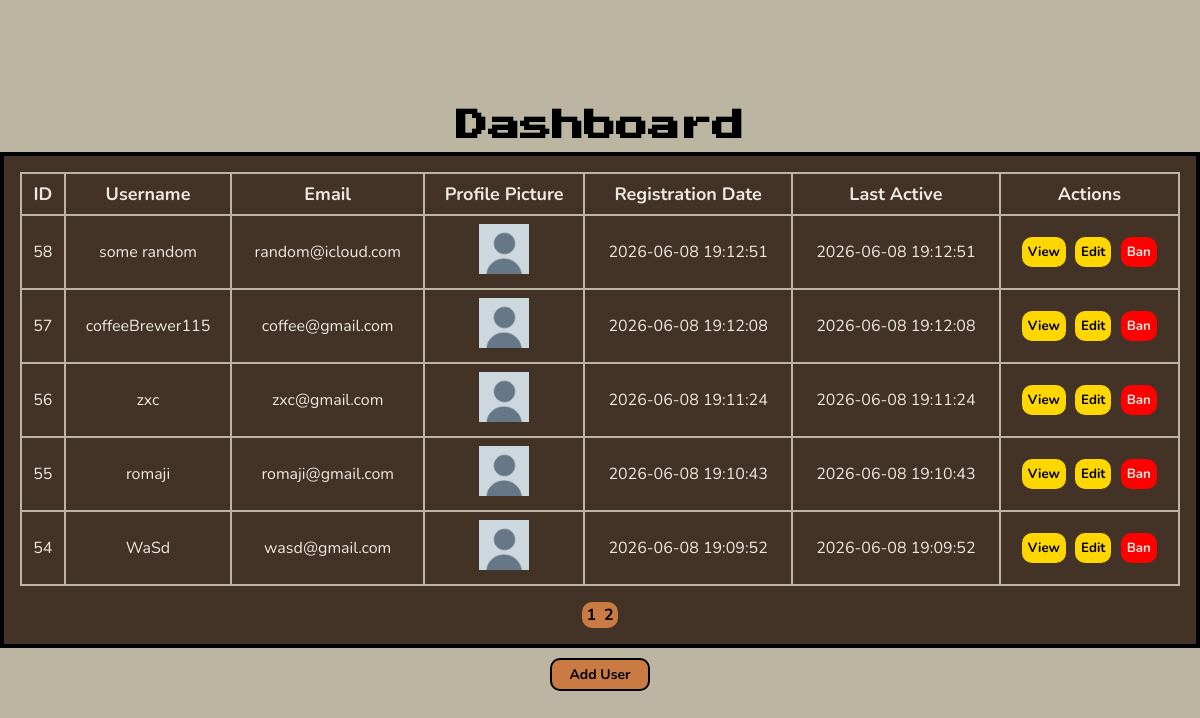
/admin/admin_panel.php (signed in), run on the app's committed database.
### tables this page shows
CREATE TABLE `user_account_details` (
  `id` int(11) NOT NULL,
  `user_id` int(11) NOT NULL,
  `profile_picture` varchar(255) NOT NULL DEFAULT 'default-pfp.jpg',
  `is_admin` tinyint(1) NOT NULL DEFAULT 0,
  `is_banned` tinyint(1) NOT NULL DEFAULT 0,
  `last_active` datetime NOT NULL DEFAULT current_timestamp()
);

CREATE TABLE `registered_users` (
  `id` int(11) NOT NULL,
  `username` varchar(100) NOT NULL,
  `email` varchar(255) NOT NULL,
  `password` varchar(255) NOT NULL,
  `registration_date` datetime NOT NULL
);

### admin/admin_panel.php (the view, shortened to what this page needs)
<?php
    include("../db/connection.php");
    $usersPerPage = 5;
    $page = isset($_GET['page']) ? $_GET['page'] : 1;
    $offset = ($page - 1) * $usersPerPage;
    $totalUsersResult = $conn->query("
        SELECT COUNT(*) AS total
        FROM registered_users
    ");
    $totalUsers = $totalUsersResult->fetch_assoc()['total'];
    $totalPages = ceil($totalUsers / $usersPerPage);
    $result = $conn->query("
        SELECT
            registered_users.id,
            registered_users.username,
            registered_users.email,
            registered_users.registration_date,
            user_account_details.profile_picture,
            user_account_details.is_banned,
            user_account_details.last_active
        FROM registered_users
        INNER JOIN user_account_details
        ON registered_users.id = user_account_details.user_id
        ORDER BY registered_users.id DESC
        LIMIT $usersPerPage
        OFFSET $offset
    ");
?>
<!DOCTYPE html>
<html lang="en">
<head>
    <link rel="stylesheet" href="../css/style.css">
</head>
<body id="admin-body">
    <div class="admin-flex-container">
        <h1 id="admin-panel-heading">Dashboard</h1>
        <div class="admin-panel-container">
            <table id="admin-panel-table">
                <tr>
                    <th class="admin-panel-header">ID</th>
                    <th class="admin-panel-header">Username</th>
                    <th class="admin-panel-header">Email</th>
                    <th class="admin-panel-header">Profile Picture</th>
                    <th class="admin-panel-header">Registration Date</th>
                    <th class="admin-panel-header">Last Active</th>
                    <th class="admin-panel-header">Actions</th>
                </tr>
                <?php while($user = $result->fetch_assoc()) : ?>
                <tr>
                    <td class="admin-panel-data"><?= $user['id'] ?></td>
                    <td class="admin-panel-data"><?= htmlspecialchars($user['username']) ?></td>
                    <td class="admin-panel-data"><?= htmlspecialchars($user['email']) ?></td>
                    <td class="admin-panel-data"><img src="../profile_pictures/<?= $user['profile_picture'] ?>" width="50" height="50"></td>
                    <td class="admin-panel-data"><?= $user['registration_date'] ?></td>
                    <td class="admin-panel-data"><?= $user['last_active'] ?></td>
                    <td class="admin-panel-data"><button id="admin-view-btn"><a id="admin-view-link" href="view_user.php?id=<?= $user['id'] ?>">View</a></button>
                                                 <button id="admin-edit-btn"><a id="admin-edit-link" href="edit_user.php?id=<?= $user['id'] ?>">Edit</a></button>
                                                 <?php if($user['is_banned'] == 1) : ?>
                                                    <button id="admin-delete-btn"><a id="admin-delete-link" href="unban_user.php?id=<?= $user['id'] ?>" onclick="return confirm('Are you sure you want to unban this user?')">Unban</a></button>
                                                 <?php elseif($user['id'] == $_SESSION["id"]) : ?>
                                                    <button style="display: none"></button>
                                                 <?php else : ?>
                                                    <button id="admin-delete-btn"><a id="admin-delete-link" href="ban_user.php?id=<?= $user['id'] ?>" onclick="return confirm('Are you sure you want to ban this user?')">Ban</a></button>
                                                 <?php endif; ?>
                    </td>
                </tr>
                <?php endwhile; ?>
            </table>
            <div id="pagination-container">
                <?php for($i = 1; $i <= $totalPages; $i++) : ?>
                    <a class="pagination-btn <?= isset($_GET['page']) && $_GET['page'] == $i ? 'active-pagination-btn' : '' ?>" href="?page=<?= $i ?>"><?= $i ?></a>
                <?php endfor; ?>
            </div>
        </div>
        <button id="add-user-btn" style="border: 2px solid black; margin-top: 10px;"><a style="text-decoration: none; color: black;" href="add_user.php">Add User</a></button>
    </div>
</body>
</html>

### css/style.css (style rules this page uses)
* { box-sizing: border-box; margin: 0; padding: 0; }
:root { --background-color: #BBB5A2; --secondary-background-color: #433226; --text-color: #EDE9E0; --text-hover-color: #D4AF37; --button-color: #C97B43; --button-hover-color: #E2A76F; --button-disabled-color: #777777; --game-containers-background-color: rgb(230, 230, 230); --money-color: rgb(0, 150, 0); --save-game-button-color: rgb(0, 185, 0); }
body { background-image: url(../assets/bean-boss-background-image.png); background-size: cover; background-repeat: no-repeat; height: 100vh; }
#admin-body { background-image: none; background-color: var(--background-color); }
#register-btn, #login-btn, #start-game-btn, #add-user-btn, #confirm-btn { cursor: pointer; display: block; margin: 0 auto 0 auto; margin-top: 10px; width: 100px; padding: 5px 0; border: none; border-radius: 10px; font-family: "Nunito"; font-size: 14px; font-weight: bold; background-color: var(--button-color); }
.admin-flex-container { display: flex; flex-direction: column; justify-content: center; align-items: center; height: 100vh; }
#admin-panel-heading { font-family: "Press Start 2P"; font-size: 32px; margin-bottom: 10px; }
.admin-panel-container { width: 75rem; border: 4px solid black; background-color: var(--secondary-background-color); padding: 16px; }
#admin-panel-table, #view-user-table { width: 100%; text-align: center; border-collapse: collapse; }
.admin-panel-header, .admin-panel-data { border: 2px solid var(--background-color); color: var(--text-color); font-family: "Nunito"; padding: 8px; }
.admin-panel-header { font-size: 18px; }
#admin-view-btn, #admin-edit-btn, #admin-delete-btn { width: max-content; padding: 6px; border: none; border-radius: 10px; }
#admin-view-btn, #admin-edit-btn { background-color: gold; margin-right: 5px; }
#admin-delete-btn { background-color: red; }
#admin-view-link, #admin-edit-link, #admin-delete-link { text-decoration: none; font-family: "Nunito"; font-weight: bold; }
#admin-view-link, #admin-edit-link { color: black; }
#admin-delete-link { color: var(--text-color); }
#pagination-container { width: max-content; margin: 16px auto 0 auto; background-color: var(--button-color); border-radius: 10px; padding: 2px; }
.pagination-btn { text-decoration: none; color: black; font-family: "Nunito"; font-weight: bold; margin: 0 2px; }

### data on the page
user_account_details: user "58", user.username "some random", user.email "random@icloud.com", profile_picture (placeholder picture), user.registration_date "2026-06-08 19:12:51", last_active "2026-06-08 19:12:51"
user_account_details: user "57", user.username "coffeeBrewer115", user.email "coffee@gmail.com", profile_picture (placeholder picture), user.registration_date "2026-06-08 19:12:08", last_active "2026-06-08 19:12:08"
user_account_details: user "56", user.username "zxc", user.email "zxc@gmail.com", profile_picture (placeholder picture), user.registration_date "2026-06-08 19:11:24", last_active "2026-06-08 19:11:24"
user_account_details: user "55", user.username "romaji", user.email "romaji@gmail.com", profile_picture (placeholder picture), user.registration_date "2026-06-08 19:10:43", last_active "2026-06-08 19:10:43"
user_account_details: user "54", user.username "WaSd", user.email "wasd@gmail.com", profile_picture (placeholder picture), user.registration_date "2026-06-08 19:09:52", last_active "2026-06-08 19:09:52"
